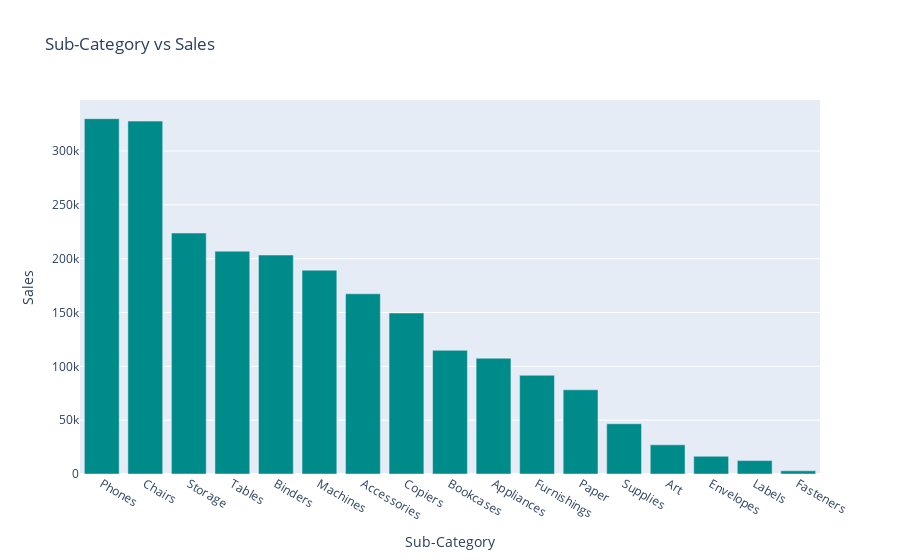

Source (notebook cell):
### Code cell
a = pd.DataFrame(df.groupby('Sub-Category')['Sales'].sum().sort_values(ascending=False))
a.reset_index(inplace=True)
a.columns=['Sub-Category','Sales']
fig = px.bar(a,y=a['Sales'],x=a['Sub-Category'],title='Sub-Category vs Sales',color_discrete_sequence=['DarkCyan'])
fig

### Figure 1 — Plotly figure (JSON) as saved in the notebook; plotly's stock layout.template omitted (floating-point values rounded to 4 significant figures)
{"data": [{"alignmentgroup": "True", "hovertemplate": "Sub-Category=%{x}<br>Sales=%{y}<extra></extra>", "legendgroup": "", "marker": {"color": "DarkCyan", "pattern": {"shape": ""}}, "name": "", "offsetgroup": "", "orientation": "v", "showlegend": false, "textposition": "auto", "type": "bar", "x": ["Phones", "Chairs", "Storage", "Tables", "Binders", "Machines", "Accessories", "Copiers", "Bookcases", "Appliances", "Furnishings", "Paper", "Supplies", "Art", "Envelopes", "Labels", "Fasteners"], "xaxis": "x", "y": [330000.0, 327800.0, 223800.0, 207000.0, 203400.0, 189200.0, 167400.0, 149500.0, 114900.0, 107500.0, 91680.0, 78220.0, 46670.0, 27110.0, 16480.0, 12440.0, 3024.0], "yaxis": "y"}], "layout": {"barmode": "relative", "legend": {"tracegroupgap": 0}, "title": {"text": "Sub-Category vs Sales"}, "xaxis": {"anchor": "y", "domain": [0, 1], "title": {"text": "Sub-Category"}}, "yaxis": {"anchor": "x", "domain": [0, 1], "title": {"text": "Sales"}}}}
